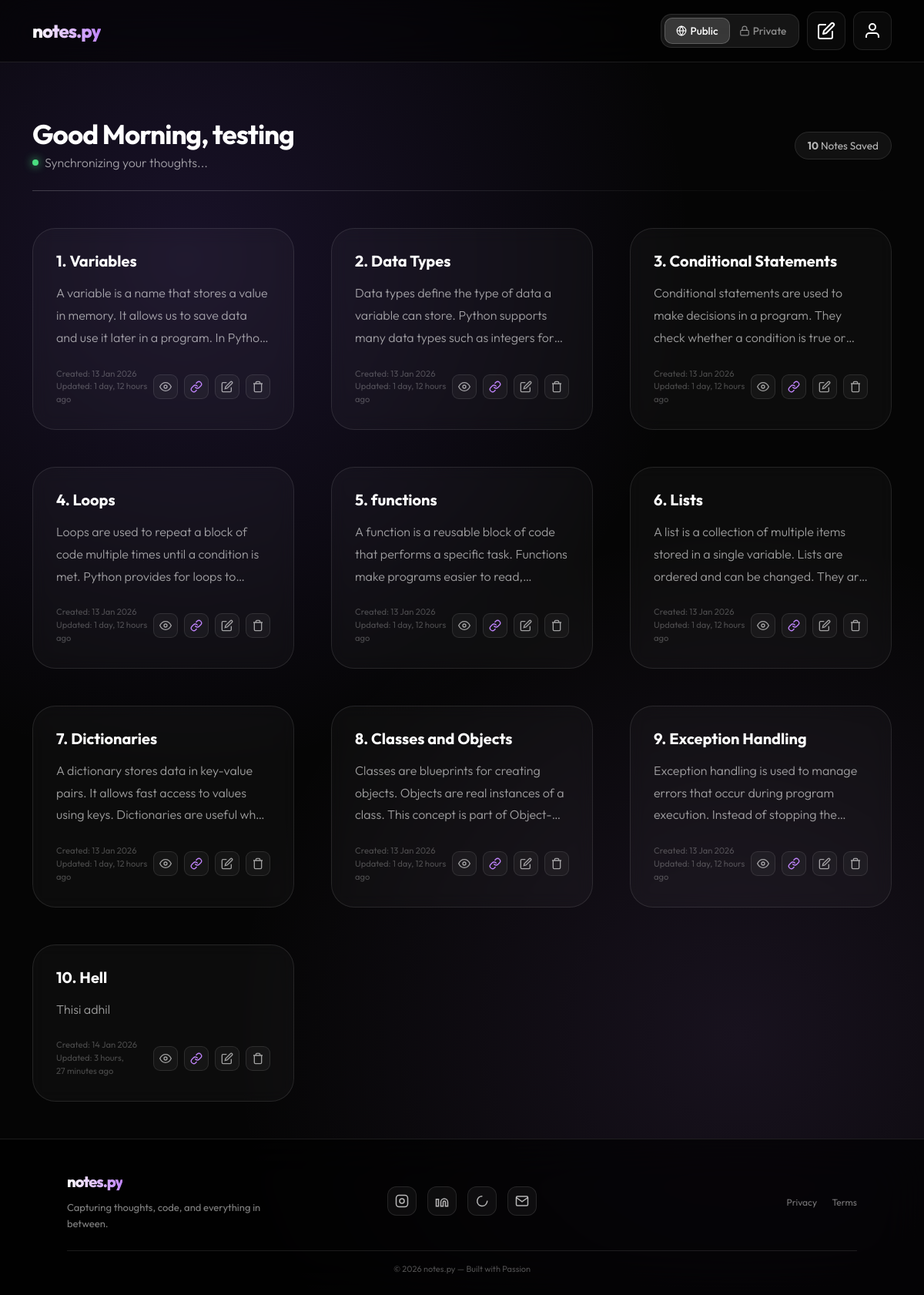
The app's page /all_view/ (signed in) with its own data.
### notes/models.py (models this page shows)
class NoteApp(models.Model):
    notehead = models.CharField(max_length=15)
    notecontent = models.CharField(max_length=200)
    created_at = models.DateTimeField(auto_now_add=True)
    user = models.ForeignKey(User, on_delete=models.CASCADE)
    share_token = models.UUIDField(default=uuid.uuid4, editable=False, unique=True)
    is_public = models.BooleanField(default=False)
    updated_at = models.DateTimeField(auto_now=True)

### notes/views.py (the view, shortened to what this page needs)
# urls.py: path('all_view/', views.all_view, name='all_view'),
def all_view(request):
    publicnotes = NoteApp.objects.filter(is_public=True)
    return render(request, 'public_view.html', {
        "publicnote": publicnotes
    })

### notes/templates/public_view.html (shortened to what this page needs)
<!DOCTYPE html>
<html lang="en">
<head>
    <link href="https://cdn.jsdelivr.net/npm/bootstrap@5.3.2/dist/css/bootstrap.min.css" rel="stylesheet">
</head>
<body>
<nav class="glass-nav mb-4 mb-md-5">
    <div class="container">
        <span class="brand-logo">notes.py</span>
        <div class="nav-controls">
           <div class="privacy-selector">
                <div class="mode-container">
    <a href="{% url 'all_view' %}" class="mode-label active-link">
        <svg width="14" height="14" viewBox="0 0 24 24"
             fill="none" stroke="currentColor" stroke-width="2"
             class="me-1">
            <circle cx="12" cy="12" r="10"></circle>
            <line x1="2" y1="12" x2="22" y2="12"></line>
            <path d="M12 2a15.3 15.3 0 0 1 4 10 15.3 15.3 0 0 1-4 10
                     15.3 15.3 0 0 1-4-10
                     15.3 15.3 0 0 1 4-10z"></path>
        </svg>
        Public
    </a>
</div>
                <div class="mode-container">
    <a href="{% url 'home' %}" class="mode-label">
        <svg width="14" height="14" viewBox="0 0 24 24"
             fill="none" stroke="currentColor" stroke-width="2"
             class="me-1">
            <rect x="3" y="11" width="18" height="11" rx="2" ry="2"></rect>
            <path d="M7 11V7a5 5 0 0 1 10 0v4"></path>
        </svg>
        Private
    </a>
</div>
                <div class="mode-glider" id="glider"></div>
            </div>
            <button class="btn-glass nav-pencil-btn-large" data-bs-toggle="modal" data-bs-target="#newNoteModal">
                <svg width="24" height="24" viewBox="0 0 24 24" fill="none" stroke="currentColor" stroke-width="2" stroke-linecap="round" stroke-linejoin="round">
                    <path d="M11 4H4a2 2 0 0 0-2 2v14a2 2 0 0 0 2 2h14a2 2 0 0 0 2-2v-7"></path>
                    <path d="M18.5 2.5a2.121 2.121 0 0 1 3 3L12 15l-4 1 1-4 9.5-9.5z"></path>
                </svg>
            </button>
            <div class="dropdown">
                <button class="btn-glass nav-pencil-btn-large" type="button" data-bs-toggle="dropdown">
                    <svg width="24" height="24" viewBox="0 0 24 24" fill="none" stroke="currentColor" stroke-width="2">
                        <path d="M20 21v-2a4 4 0 0 0-4-4H8a4 4 0 0 0-4 4v2"></path>
                        <circle cx="12" cy="7" r="4"></circle>
                    </svg>
                </button>
            </div>
        </div>
    </div>
</nav>
<div class="main-content">
    <div class="container mt-3 mt-md-4 mb-4 mb-md-5">
        <div class="row align-items-center">
            <div class="col-12 col-lg-8">
                <h1 class="welcome-text mb-1">
                    Good <span id="day-greeting">Day</span>, {{ request.user.username }}
                </h1>
                <div class="thought-wrapper d-flex align-items-center gap-2">
                    <div class="pulse-indicator"></div>
                    <p id="thought-display" class="mb-0 thought-phrase">Synchronizing your thoughts...</p>
                </div>
            </div>
            <div class="col-lg-4 text-lg-end d-none d-lg-block">
                <span class="note-count-badge">
                    <strong>{{ publicnote|length }}</strong> Notes Saved
                </span>
            </div>
        </div>
        <hr class="glass-divider mt-3 mt-md-4">
    </div>
    <div class="container">
    <div class="row g-4 g-lg-5">
        {% for i in publicnote %}
        <div class="col-12 col-md-6 col-lg-4">
            <div class="note-card">
                <div>
                    <h5 class="card-title">{{ forloop.counter }}. {{ i.notehead }}</h5>
                    <p class="card-text">{{ i.notecontent }}</p>
                </div>
                <div class="d-flex justify-content-between align-items-center mt-auto pt-3 pt-md-4">
                    <div class="d-flex flex-column">
                        <span class="small opacity-25" style="font-size: 0.7rem;">Created: {{ i.created_at|date:"d M Y" }}</span>
                        <span class="small opacity-25" style="font-size: 0.7rem;">Updated: {{ i.updated_at|timesince }} ago</span>
                    </div>
                    <div class="d-flex gap-2">
                        <button class="btn-action" data-bs-toggle="modal" data-bs-target="#viewModal-{{i.id}}">
                            <svg viewBox="0 0 24 24" fill="none" stroke="currentColor" stroke-width="2"><path d="M1 12s4-8 11-8 11 8 11 8-4 8-11 8-11-8-11-8z"></path><circle cx="12" cy="12" r="3"></circle></svg>
                        </button>
                        <a href="{% url 'public_view' i.share_token %}" target="_blank" class="btn-action" style="color: var(--accent-light);">
                            <svg viewBox="0 0 24 24" fill="none" stroke="currentColor" stroke-width="2" stroke-linecap="round" stroke-linejoin="round"><path d="M10 13a5 5 0 0 0 7.54.54l3-3a5 5 0 0 0-7.07-7.07l-1.72 1.71"></path><path d="M14 11a5 5 0 0 0-7.54-.54l-3 3a5 5 0 0 0 7.07 7.07l1.71-1.71"></path></svg>
                        </a>
                        <button class="btn-action" data-bs-toggle="modal" data-bs-target="#editModal-{{i.id}}">
                            <svg viewBox="0 0 24 24" fill="none" stroke="currentColor" stroke-width="2"><path d="M11 4H4a2 2 0 0 0-2 2v14a2 2 0 0 0 2 2h14a2 2 0 0 0 2-2v-7"></path><path d="M18.5 2.5a2.121 2.121 0 0 1 3 3L12 15l-4 1 1-4 9.5-9.5z"></path></svg>
                        </button>
                        <a href="{% url 'public_del' i.id %}" class="btn-action btn-delete">
                            <svg viewBox="0 0 24 24" fill="none" stroke="currentColor" stroke-width="2"><path d="M3 6h18M19 6v14a2 2 0 01-2 2H7a2 2 0 01-2-2V6m3 0V4a2 2 0 012-2h4a2 2 0 012 2v2"></path></svg>
                        </a>
                    </div>
                </div>
            </div>
        </div>
        {% endfor %}
    </div>
</div>
    <div class="toast-container position-fixed top-0 start-50 translate-middle-x p-3" style="z-index: 9999;">
    </div>
</div>
<footer class="glass-footer mt-4 mt-md-5">
    <div class="footer-wrap">
        <div class="container">
            <div class="row align-items-center gy-4">
                <div class="col-lg-4 d-flex flex-column align-items-center align-items-lg-start text-center text-lg-start">
    <div class="footer-brand mb-2">notes.py</div>
    <div class="footer-desc">
        Capturing thoughts, code, and everything in between.
    </div>
</div>
                <div class="col-lg-4">
                    <div class="social-icons">
                        <a href="https://www.instagram.com/w4seeem" class="social-icon-btn" title="Instagram">
                            <svg width="18" height="18" viewBox="0 0 24 24" fill="none" stroke="currentColor" stroke-width="2">
                                <rect x="2" y="2" width="20" height="20" rx="5"/>
                                <circle cx="12" cy="12" r="4"/>
                            </svg>
                        </a>
                        <a href="www.linkedin.com/in/wasim-faris-00440b370" class="social-icon-btn" title="LinkedIn">
                            <svg width="18" height="18" viewBox="0 0 24 24" fill="none" stroke="currentColor" stroke-width="2">
                                <path d="M16 8a6 6 0 0 1 6 6v7h-4v-7a2 2 0 0 0-2-2 2 2 0 0 0-2 2v7h-4v-7a6 6 0 0 1 6-6z"/>
                                <rect x="2" y="9" width="4" height="12"/>
                            </svg>
                        </a>
                        <a href="https://wa.me/919605505651" class="social-icon-btn" title="WhatsApp">
                            <svg width="18" height="18" viewBox="0 0 24 24" fill="none" stroke="currentColor" stroke-width="2">
                                <path d="M21 11.5a8.38 8.38 0 0 1-.9 3.8 8.5 8.5 0 1 1-7.6-11.7"/>
                            </svg>
                        </a>
                        <a href="mailto:waseemfaris179@gmail.com" class="social-icon-btn" title="Email">
                            <svg width="18" height="18" viewBox="0 0 24 24" fill="none" stroke="currentColor" stroke-width="2">
                                <rect x="2" y="4" width="20" height="16" rx="2"/>
                                <polyline points="22,6 12,13 2,6"/>
                            </svg>
                        </a>
                    </div>
                </div>
                <div class="col-lg-4 text-center text-lg-end">
                    <div class="footer-links">
                        <a href="#">Privacy</a>
                        <a href="#">Terms</a>
                    </div>
                </div>
            </div>
            <div class="footer-bottom">
                © 2026 notes.py — Built with Passion
            </div>
        </div>
    </div>
</footer>
</body>
</html>

### records on screen
NoteApp: notehead "Variables", notecontent "A variable is a name that stores a value in memory. It allows us to save data and use it later in a program. In…", created_at "13 Jan 2026", updated_at "1 day, 12 hours"
NoteApp: notehead "Data Types", notecontent "Data types define the type of data a variable can store. Python supports many data types such as integers…", created_at "13 Jan 2026", updated_at "1 day, 12 hours"
NoteApp: notehead "Conditional Statements", notecontent "Conditional statements are used to make decisions in a program. They check whether a condition is true…", created_at "13 Jan 2026", updated_at "1 day, 12 hours"
NoteApp: notehead "Loops", notecontent "Loops are used to repeat a block of code multiple times until a condition is met. Python provides for loops…", created_at "13 Jan 2026", updated_at "1 day, 12 hours"
NoteApp: notehead "functions", notecontent "A function is a reusable block of code that performs a specific task. Functions make programs easier to…", created_at "13 Jan 2026", updated_at "1 day, 12 hours"
NoteApp: notehead "Lists", notecontent "A list is a collection of multiple items stored in a single variable. Lists are ordered and can be changed. They…", created_at "13 Jan 2026", updated_at "1 day, 12 hours"
NoteApp: notehead "Dictionaries", notecontent "A dictionary stores data in key-value pairs. It allows fast access to values using keys. Dictionaries are useful…", created_at "13 Jan 2026", updated_at "1 day, 12 hours"
NoteApp: notehead "Classes and Objects", notecontent "Classes are blueprints for creating objects. Objects are real instances of a class. This concept is part…", created_at "13 Jan 2026", updated_at "1 day, 12 hours"
NoteApp: notehead "Exception Handling", notecontent "Exception handling is used to manage errors that occur during program execution. Instead of stopping…", created_at "13 Jan 2026", updated_at "1 day, 12 hours"
NoteApp: notehead "Hell", notecontent "Thisi adhil", created_at "14 Jan 2026", updated_at "3 hours, 27 minutes"

### other values on screen
{{ request.user.username }} "testing"
{{ publicnote|length }} "10"
